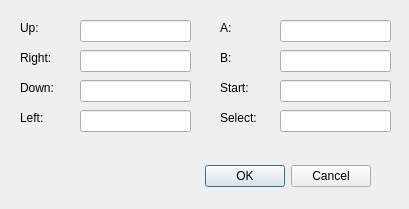
<?xml version="1.0" encoding="UTF-8"?>
<ui version="4.0">
 <class>InputSettings</class>
 <widget class="QDialog" name="InputSettings">
  <property name="windowModality">
   <enum>Qt::WindowModal</enum>
  </property>
  <property name="geometry">
   <rect>
    <x>0</x>
    <y>0</y>
    <width>409</width>
    <height>209</height>
   </rect>
  </property>
  <property name="windowTitle">
   <string>Input Settings</string>
  </property>
  <property name="modal">
   <bool>true</bool>
  </property>
  <widget class="QDialogButtonBox" name="buttonBox">
   <property name="geometry">
    <rect>
     <x>30</x>
     <y>160</y>
     <width>341</width>
     <height>32</height>
    </rect>
   </property>
   <property name="orientation">
    <enum>Qt::Horizontal</enum>
   </property>
   <property name="standardButtons">
    <set>QDialogButtonBox::Cancel|QDialogButtonBox::Ok</set>
   </property>
  </widget>
  <widget class="QLineEdit" name="lineEditUp">
   <property name="geometry">
    <rect>
     <x>80</x>
     <y>20</y>
     <width>111</width>
     <height>22</height>
    </rect>
   </property>
   <property name="readOnly">
    <bool>false</bool>
   </property>
  </widget>
  <widget class="QLabel" name="label">
   <property name="geometry">
    <rect>
     <x>20</x>
     <y>20</y>
     <width>62</width>
     <height>16</height>
    </rect>
   </property>
   <property name="text">
    <string>Up:</string>
   </property>
  </widget>
  <widget class="QLabel" name="label_2">
   <property name="geometry">
    <rect>
     <x>20</x>
     <y>50</y>
     <width>62</width>
     <height>16</height>
    </rect>
   </property>
   <property name="text">
    <string>Right:</string>
   </property>
  </widget>
  <widget class="QLabel" name="label_3">
   <property name="geometry">
    <rect>
     <x>20</x>
     <y>80</y>
     <width>62</width>
     <height>16</height>
    </rect>
   </property>
   <property name="text">
    <string>Down:</string>
   </property>
  </widget>
  <widget class="QLabel" name="label_4">
   <property name="geometry">
    <rect>
     <x>20</x>
     <y>110</y>
     <width>62</width>
     <height>16</height>
    </rect>
   </property>
   <property name="text">
    <string>Left:</string>
   </property>
  </widget>
  <widget class="QLineEdit" name="lineEditRight">
   <property name="geometry">
    <rect>
     <x>80</x>
     <y>50</y>
     <width>111</width>
     <height>22</height>
    </rect>
   </property>
  </widget>
  <widget class="QLineEdit" name="lineEditDown">
   <property name="geometry">
    <rect>
     <x>80</x>
     <y>80</y>
     <width>111</width>
     <height>22</height>
    </rect>
   </property>
  </widget>
  <widget class="QLineEdit" name="lineEditLeft">
   <property name="geometry">
    <rect>
     <x>80</x>
     <y>110</y>
     <width>111</width>
     <height>22</height>
    </rect>
   </property>
  </widget>
  <widget class="QLabel" name="label_5">
   <property name="geometry">
    <rect>
     <x>220</x>
     <y>50</y>
     <width>62</width>
     <height>16</height>
    </rect>
   </property>
   <property name="text">
    <string>B:</string>
   </property>
  </widget>
  <widget class="QLineEdit" name="lineEditB">
   <property name="geometry">
    <rect>
     <x>280</x>
     <y>50</y>
     <width>111</width>
     <height>22</height>
    </rect>
   </property>
  </widget>
  <widget class="QLineEdit" name="lineEditSelect">
   <property name="geometry">
    <rect>
     <x>280</x>
     <y>110</y>
     <width>111</width>
     <height>22</height>
    </rect>
   </property>
  </widget>
  <widget class="QLabel" name="label_6">
   <property name="geometry">
    <rect>
     <x>220</x>
     <y>20</y>
     <width>62</width>
     <height>16</height>
    </rect>
   </property>
   <property name="text">
    <string>A:</string>
   </property>
  </widget>
  <widget class="QLabel" name="label_7">
   <property name="geometry">
    <rect>
     <x>220</x>
     <y>80</y>
     <width>62</width>
     <height>16</height>
    </rect>
   </property>
   <property name="text">
    <string>Start:</string>
   </property>
  </widget>
  <widget class="QLineEdit" name="lineEditStart">
   <property name="geometry">
    <rect>
     <x>280</x>
     <y>80</y>
     <width>111</width>
     <height>22</height>
    </rect>
   </property>
  </widget>
  <widget class="QLabel" name="label_8">
   <property name="geometry">
    <rect>
     <x>220</x>
     <y>110</y>
     <width>62</width>
     <height>16</height>
    </rect>
   </property>
   <property name="text">
    <string>Select:</string>
   </property>
  </widget>
  <widget class="QLineEdit" name="lineEditA">
   <property name="geometry">
    <rect>
     <x>280</x>
     <y>20</y>
     <width>111</width>
     <height>22</height>
    </rect>
   </property>
  </widget>
 </widget>
 <tabstops>
  <tabstop>lineEditUp</tabstop>
  <tabstop>lineEditRight</tabstop>
  <tabstop>lineEditDown</tabstop>
  <tabstop>lineEditLeft</tabstop>
  <tabstop>lineEditA</tabstop>
  <tabstop>lineEditB</tabstop>
  <tabstop>lineEditStart</tabstop>
  <tabstop>lineEditSelect</tabstop>
  <tabstop>buttonBox</tabstop>
 </tabstops>
 <resources/>
 <connections>
  <connection>
   <sender>buttonBox</sender>
   <signal>accepted()</signal>
   <receiver>InputSettings</receiver>
   <slot>SaveKeys()</slot>
   <hints>
    <hint type="sourcelabel">
     <x>248</x>
     <y>254</y>
    </hint>
    <hint type="destinationlabel">
     <x>157</x>
     <y>274</y>
    </hint>
   </hints>
  </connection>
  <connection>
   <sender>buttonBox</sender>
   <signal>rejected()</signal>
   <receiver>InputSettings</receiver>
   <slot>RestoreKeys()</slot>
   <hints>
    <hint type="sourcelabel">
     <x>316</x>
     <y>260</y>
    </hint>
    <hint type="destinationlabel">
     <x>286</x>
     <y>274</y>
    </hint>
   </hints>
  </connection>
 </connections>
 <slots>
  <slot>SaveKeys()</slot>
  <slot>RestoreKeys()</slot>
 </slots>
</ui>
